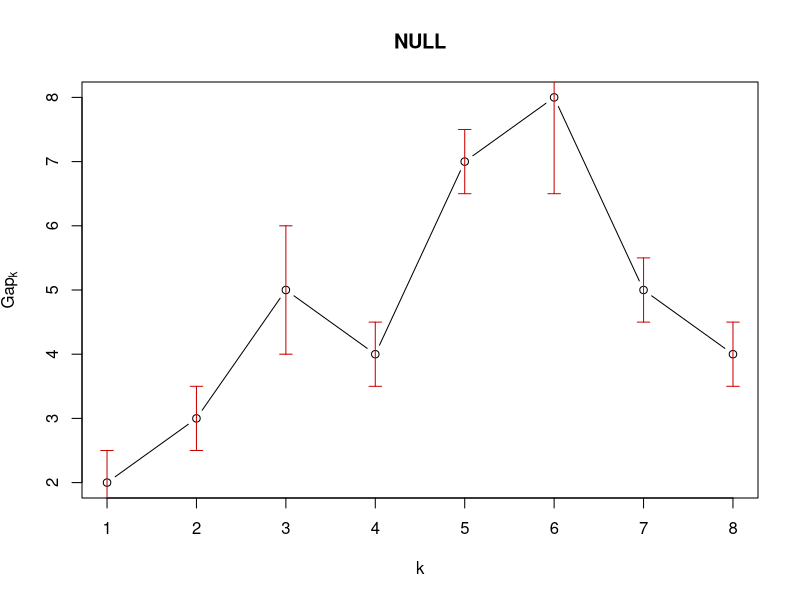
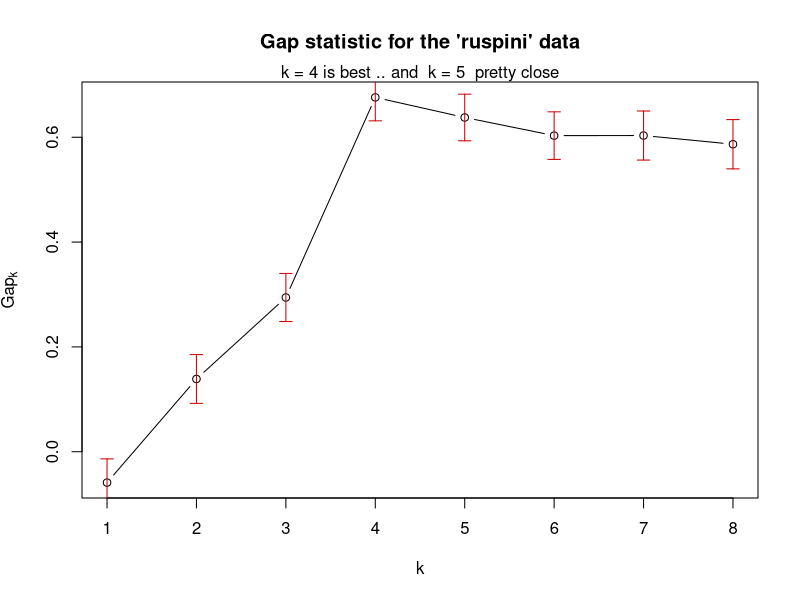
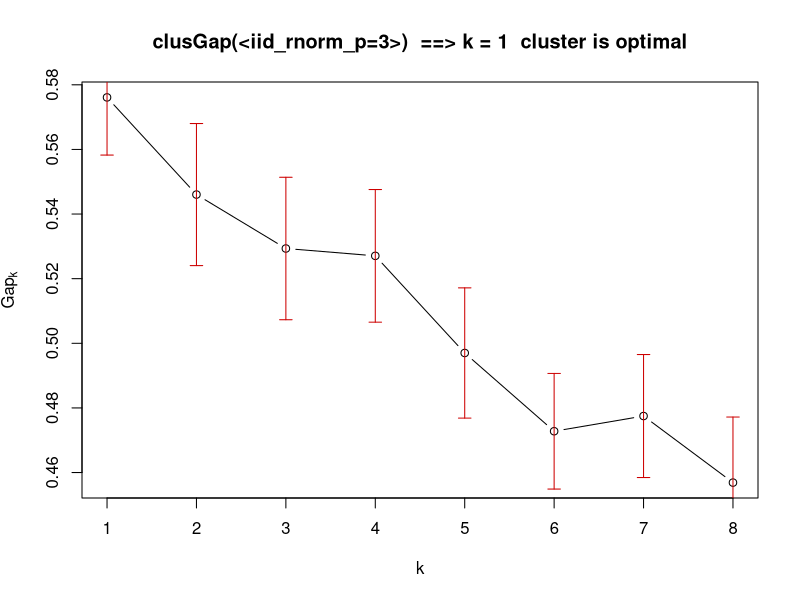

Write R code to recreate these figures, in order.
library(cluster)
### --- maxSE() methods -------------------------------------------
(mets <- eval(formals(maxSE)$method))
fk <- c(2,3,5,4,7,8,5,4)
sk <- c(1,1,2,1,1,3,1,1)/2
## use plot.clusGap():
plot(structure(class="clusGap", list(Tab = cbind(gap=fk, SE.sim=sk))))
## Note that 'firstmax' and 'globalmax' are always at 3 and 6 :
sapply(c(1/4, 1,2,4), function(SEf)
  sapply(mets, function(M) maxSE(fk, sk, method = M, SE.factor = SEf)))

### --- clusGap() -------------------------------------------------
## ridiculously nicely separated clusters in 3 D :
x <- rbind(matrix(rnorm(150,           sd = 0.1), ncol = 3),
           matrix(rnorm(150, mean = 1, sd = 0.1), ncol = 3),
           matrix(rnorm(150, mean = 2, sd = 0.1), ncol = 3),
           matrix(rnorm(150, mean = 3, sd = 0.1), ncol = 3))

## Slightly faster way to use pam (see below)
pam1 <- function(x,k) list(cluster = pam(x,k, cluster.only=TRUE))

## We do not recommend using hier.clustering here, but if you want,
## there is  factoextra::hcut () or a cheap version of it
hclusCut <- function(x, k, d.meth = "euclidean", ...)
  list(cluster = cutree(hclust(dist(x, method=d.meth), ...), k=k))

## You can manually set it before running this :    doExtras <- TRUE  # or  FALSE
if(!(exists("doExtras") && is.logical(doExtras)))
  doExtras <- cluster:::doExtras()

if(doExtras) {
  ## Note we use  B = 60 in the following examples to keep them "speedy".
  ## ---- rather keep the default B = 500 for your analysis!
  
  ## note we can  pass 'nstart = 20' to kmeans() :
  gskmn <- clusGap(x, FUN = kmeans, nstart = 20, K.max = 8, B = 60)
  gskmn #-> its print() method
  plot(gskmn, main = "clusGap(., FUN = kmeans, n.start=20, B= 60)")
  set.seed(12); system.time(
    gsPam0 <- clusGap(x, FUN = pam, K.max = 8, B = 60)
  )
  set.seed(12); system.time(
    gsPam1 <- clusGap(x, FUN = pam1, K.max = 8, B = 60)
  )
  ## and show that it gives the "same":
  not.eq <- c("call", "FUNcluster"); n <- names(gsPam0)
  eq <- n[!(n %in% not.eq)]
  stopifnot(identical(gsPam1[eq], gsPam0[eq]))
  print(gsPam1, method="globalSEmax")
  print(gsPam1, method="globalmax")
  
  print(gsHc <- clusGap(x, FUN = hclusCut, K.max = 8, B = 60))
  
}# end {doExtras}

gs.pam.RU <- clusGap(ruspini, FUN = pam1, K.max = 8, B = 60)
gs.pam.RU
plot(gs.pam.RU, main = "Gap statistic for the 'ruspini' data")
mtext("k = 4 is best .. and  k = 5  pretty close")

## This takes a minute..
## No clustering ==> k = 1 ("one cluster") should be optimal:
Z <- matrix(rnorm(256*3), 256,3)
gsP.Z <- clusGap(Z, FUN = pam1, K.max = 8, B = 200)
plot(gsP.Z, main = "clusGap(<iid_rnorm_p=3>)  ==> k = 1  cluster is optimal")
gsP.Z
